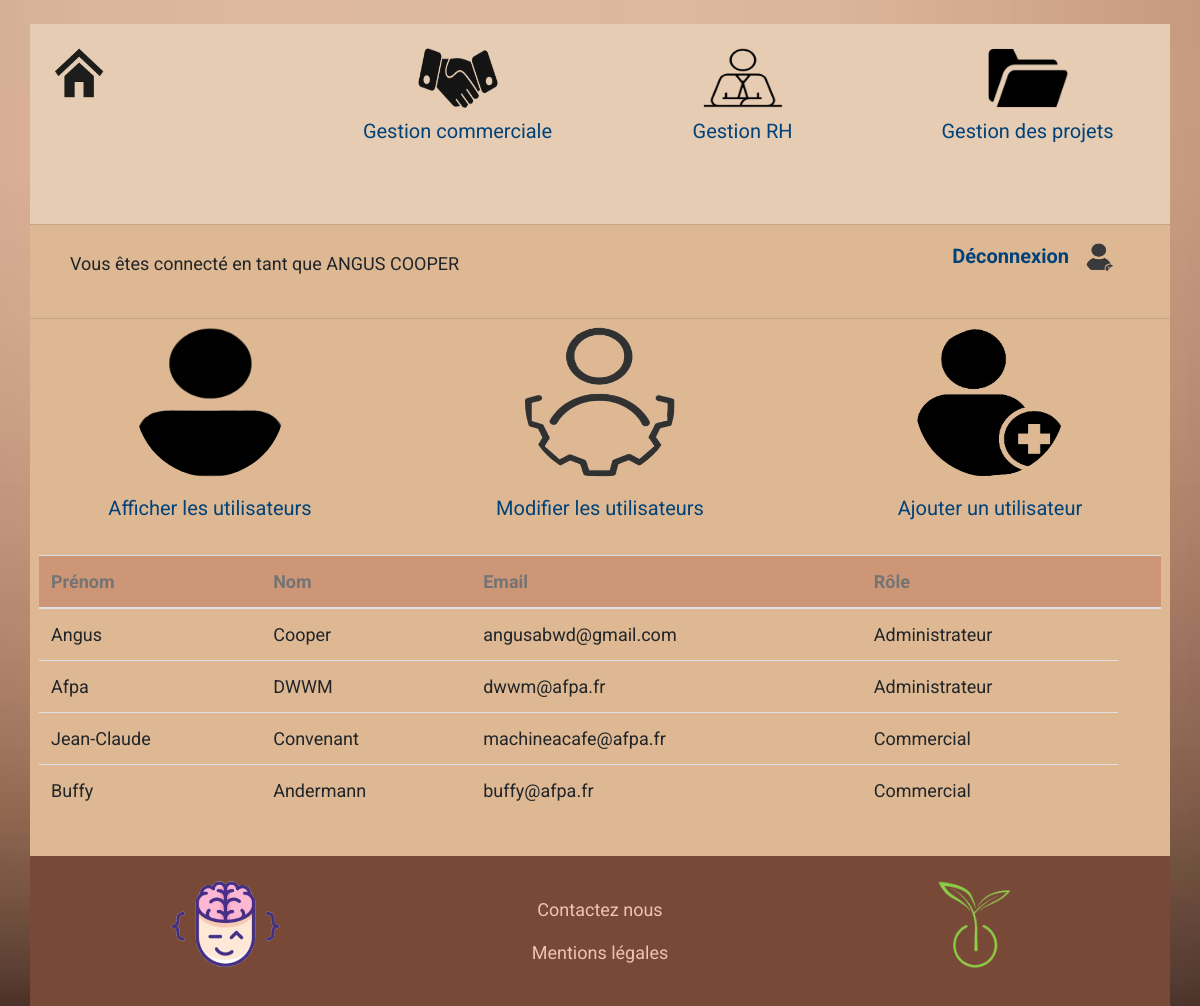
/index.php?action=dashboard&action3=dashboardList (signed in), run on the app's committed database.
### tables this page shows
CREATE TABLE `utilisateur` (
  `id_user` int NOT NULL,
  `first_name` varchar(25) NOT NULL,
  `last_name` varchar(25) NOT NULL,
  `email` varchar(50) NOT NULL,
  `password` varchar(255) NOT NULL,
  `role` varchar(255) NOT NULL
);

### controller/MainController.php (called while the page is built, shortened)
<?php
class MainController
{
    public static function viewPage($url)
    {
        require $url;
    }
}
?>

### index.php (called while the page is built)
<?php
require('controller/RooterController.php');

### controller/DashboardController.php (called while the page is built, shortened)
<?php
class DashboardController
{
    public static function viewUsers()
    {
        $results= new Database('abi');
        return $results->getUsers();
    }
}

### model/Database.php (called while the page is built, shortened)
<?php
class Database
{
    public static $pdo;
    public static function getPDO(): PDO
    {
        try
        {
            if(self::$pdo===null)
            {
                $pdo= new PDO('mysql:host=localhost:3307;dbname=abi','root', '');
                $pdo->setAttribute(PDO::ATTR_ERRMODE,PDO::ERRMODE_EXCEPTION);
                self::$pdo=$pdo;
            }
            return self::$pdo;
        }
        catch(Exception $e)
        {
            die($e->getMessage());
        }
    }
    public function getUsers ()
    {
        try
        {
            $req=$this->getPDO()->query('SELECT * FROM utilisateur');
            $users=$req->fetchAll(PDO::FETCH_OBJ);
            return $users;
        }
        catch(Exception $e)
        {
            die($e->getMessage());
        }
    }
}
?>

### view/admin/listView.php (the view, shortened to what this page needs)
<?php
$results = DashboardController::viewUsers();
if (!empty($results)) {
?>
    <div class='row'>
        <div class="col px-4">
            <table class="table table-hover">
                <thead>
                    <tr>
                        <th>Prénom</th>
                        <th>Nom</th>
                        <th>Email</th>
                        <th>Rôle</th>
                        <th></th>
                    </tr>
                </thead>
                <tbody>
                    <?php
                    foreach ($results as $result) {
                    ?>
                        <tr>
                            <td><?= $result->first_name ?></td>
                            <td><?= $result->last_name ?></td>
                            <td><?= $result->email ?></td>
                            <td><?= $result->role ?></td>
                        </tr>
                    <?php
                    }
                    ?>
                </tbody>
            </table>
        </div>
    </div>
<?php
}

### view/admin/dashboardView.php (shortened to what this page needs)
<?php
$first_name=$_SESSION['first_name'];
$last_name=$_SESSION['last_name'];
?>
<link rel="stylesheet" href="./public/styles/dashboard.css">
<hr class="py-0 my-0">
<div class='row p-2 bonjour mx-0'>
        <div class='col'>
        <div class="p-3 alert cadre">Vous êtes connecté en tant que <?= strtoupper($first_name).' '.strtoupper($last_name); ?></div>
        </div>
        <div class="col text-right">
        <a class="nav-link" href="./index.php?action=logOut" data-toggle="tooltip" title="Se déconnecter">Déconnexion<span class="p-3"><img class="logout" src="public/IMG/deconnection.png" alt="logo"></span></a>
        </div>
</div>
<hr class="py-0 my-0">
<div class="row modif text-center mb-4">
        <div class="col">
            <ul class="nav nav flex-column">
              <li class="nav-item">
                  <a href="./index.php?action=dashboard&amp;action3=dashboardList" class="nav-link"><img src="./public/IMG/liste.png" alt="Image utilisateurs à créer" class="icone"></a>
                </li>
             <li class="nav-item">
                 <a class="nav-link" href="./index.php?action=dashboard&amp;action3=dashboardList">Afficher les utilisateurs</a>
                </li>
            </ul>
        </div>
        <div class="col">
            <ul class="nav nav flex-column">
              <li class="nav-item">
                  <a href="./index.php?action=dashboard&amp;action3=modifyUser" class="nav-link"><img src="./public/IMG/modifier.png" alt="Image modifier utilisateurs à créer" class="icone"></a>
                </li>
             <li class="nav-item">
                 <a class="nav-link" href="./index.php?action=dashboard&amp;action3=modifyUser">Modifier les utilisateurs</a>
                </li>
            </ul>
        </div>
        <div class="col">
            <ul class="nav nav flex-column">
              <li class="nav-item">
                  <a href="./index.php?action=dashboard&amp;action3=addUser" class="nav-link"><img src="./public/IMG/ajouter.png" alt="Image ajouter utilisateurs à créer" class="icone"></a>
                </li>
             <li class="nav-item">
                 <a class="nav-link" href="./index.php?action=dashboard&amp;action3=addUser">Ajouter un utilisateur</a>
                </li>
            </ul>
        </div>
</div>
<?php
if (isset($_GET['action3'])) {
    if ($_GET['action3'] === 'dashboardList') {
        MainController::viewpage('./view/admin/listView.php');
    } elseif ($_GET['action3'] === 'addUser') {
        MainController::viewpage('./view/admin/addUserView.php');
    } elseif ($_GET['action3'] === 'modifyUser') {
        MainController::viewpage('./view/admin/modifyUserView.php');
    }
}
?>
   </div>
    <?php $content=ob_get_clean(); ?>
<?php require 'template_admin.php'; ?>

### controller/RooterController.php (shortened to what this page needs)
<?php
require('./controller/MainController.php');
require('./controller/DashboardController.php');
if (isset($_GET['action'])) {
        if ($_GET['action']=='home')
        {
            $headerActive = 'home';
            MainController::viewPage('./view/visiteur/indexView.php');
        }
        elseif($_GET['action']=='ABIgroup')
        {
            $headerActive = 'ABIgroup';
            MainController::viewPage('./view/visiteur/groupView.php');
        }
        elseif($_GET['action']=='actuality')
        {
            $headerActive = 'actuality';
            MainController::viewPage('./view/visiteur/actualityView.php');
        }
        elseif($_GET['action']=='offer')
        {
            $headerActive = 'offer';
            MainController::viewPage('./view/visiteur/offerView.php');
        }
        elseif($_GET['action']=='contact')
        {
            $headerActive = 'contact';
            MainController::viewPage('./view/visiteur/contactView.php');
        }
        elseif($_GET['action']=='contactDev')
        {
            $footerActive = 'contactDev';
            MainController::viewPage('./view/visiteur/indexView.php');
        }
        elseif($_GET['action']=='mentions')
        {
            $footerActive = 'mentions';
            MainController::viewPage('./view/visiteur/indexView.php');
        }
        elseif($_GET['action']=='connexion')
        {
            MainController::viewPage('./view/visiteur/connexionView.php');
        }
        elseif($_GET['action']=='dashboard')
        {
               if(isset($_POST['emailLog']) && isset($_POST['passwordLog']))
               {
                  DashboardController::checkUser(htmlentities($_POST['emailLog']),htmlentities($_POST['passwordLog']));
            } elseif (isset($_POST['deleteUser']) && !empty($_POST['id_user'])) {
                DashboardController::deleteUserDashboard(
                    htmlentities($_POST['id_user'])
                );
            }
            else
               {
               MainController::viewPage('./view/admin/dashboardView.php');
               }
        }
         elseif ($_GET['action']=='logOut')
         {
            MainController::logOut();
         }
        else
        {
            $headerActive = 'home';
            MainController::viewPage('./view/visiteur/indexView.php');
        }
    } else {
        $headerActive = 'home';
        MainController::viewPage('./view/visiteur/indexView.php');
    }

### view/admin/header_admin.php (shortened to what this page needs)
<!DOCTYPE html>
<html lang="fr">
<head>
<link rel="stylesheet" href="https://cdnjs.cloudflare.com/ajax/libs/twitter-bootstrap/4.5.2/css/bootstrap.min.css">
<link rel="stylesheet" href="https://cdnjs.cloudflare.com/ajax/libs/font-awesome/5.15.0/css/all.min.css">
<link rel="stylesheet" href="./public/styles/dashboard.css">
</head>
<body>
<div class='container-fluid'>
    <header class='container'>
       <div class='row mt-4'>
            <div class='col p-4'>
                <a href="index.php?action=dashboard" data-toggle="tooltip" title="Accueil"><img src="./public/IMG/home.png" alt="Image Home à créer" width="50px" height="50px"></a>
            </div>
            <div class='col p-4'>
                <ul class="nav flex-column text-center">
                   <li><a class="" href="./index.php?action=buisness"><img src="./public/IMG/commerce.png" alt="Image menu gestion commerciale a créer" class="gestion"></a></li>
                   <li><a href="./index.php?action=buisness" class="nav-link">Gestion commerciale</a></li>
                </ul>
            </div>
            <div class='col p-4'>
                <ul class="nav flex-column text-center">
                    <li><a class="" href="#"><img src="./public/IMG/rh.png" alt="Image menu gestion RH a créer" class="gestion"></a></li>
                    <li><a href='#' class="nav-link">Gestion RH</a></li>
                    </ul>
                </div>
                <div class="col p-4">
                <ul class="nav flex-column text-center">
                    <li><a class="" href="#"><img src="./public/IMG/folder.png" alt="Image menu gestion des projets a créer"class="gestion"></a></li>
                    <li><a href="#" class="nav-link">Gestion des projets</a></li>
                </ul>
            </div>
       </div>
</header>

### view/admin/template_admin.php (shortened to what this page needs)
<?php
require 'header_admin.php'; ?>
        <section class='container px-0 pb-4'>
            <?= $content ?>
<?php require './view/footer.php'; ?>

### view/footer.php (shortened to what this page needs)
<footer class="container text-center p-4">
    <div class="row">
        <div class="col-md-4 col-12">
            <img alt="logo a créer" src="./public/IMG/footer.png" class="img_footer">
        </div>
        <div class="navbar col-md-4 col-12 text-center">
            <ul class="navbar-nav text-center w-100">
                <li class="footer-link nav-item <?php global $footerActive;
                                                if ($footerActive == 'contactDev') : ?>  active <?php endif ?>">
                    <a href="./index.php?action=contactDev" class='nav-link'>Contactez nous</a>
                </li>
                <li class="footer-link nav-item <?php global $footerActive;
                                                if ($footerActive == 'mentions') : ?>  active <?php endif ?>">
                    <a href="./index.php?action=mentions" class='nav-link'>Mentions légales</a>
                </li>
            </ul>
        </div>
        <div class="col-md-4 col-12">
            <img alt="Image à trouver" src="./public/IMG/pousse.png" class="pousse">
        </div>
    </div>
</footer>
</body>
</html>

### public/styles/dashboard.css (style rules this page uses)
body { box-sizing: border-box; background: url("../IMG/bg.jpg") no-repeat; background-size: cover; text-decoration: none; list-style: none; font-family: 'Roboto', sans-serif; font-size: 18px; }
header { background-color: #E6CCB2; height: 200px; }
.bonjour a { color: #004279; font-size: 20px; font-weight: bold; }
section { background: #DDB892; }
footer { background-color: #774936; text-align: center; }
.footer-link a { color: #EDC4B3; }
.img_footer { height: 5em; }
.pousse { height: 5em; }
.gestion { height:60px; width:80px; }
header a { color: #004279; font-size: 20px; }
section { min-height: 400px; }
.logout { height: 30px; width: 30px; border-radius: 50%; }
.modif img { height: 150px; width: 150px; border-radius: 50%; }
.modif a { color: #004279; font-size: 20px; }
table th { color: #747474; background-color: #CD9777 }
.icone { height: 15px; }

### data on the page
utilisateur: first_name "Angus", last_name "Cooper", email "angusabwd@gmail.com", role "Administrateur"
utilisateur: first_name "Afpa", last_name "DWWM", email "dwwm@afpa.fr", role "Administrateur"
utilisateur: first_name "Jean-Claude", last_name "Convenant", email "machineacafe@afpa.fr", role "Commercial"
utilisateur: first_name "Buffy", last_name "Andermann", email "buffy@afpa.fr", role "Commercial"

### other printed values
$first_name "ANGUS"
$last_name "COOPER"
